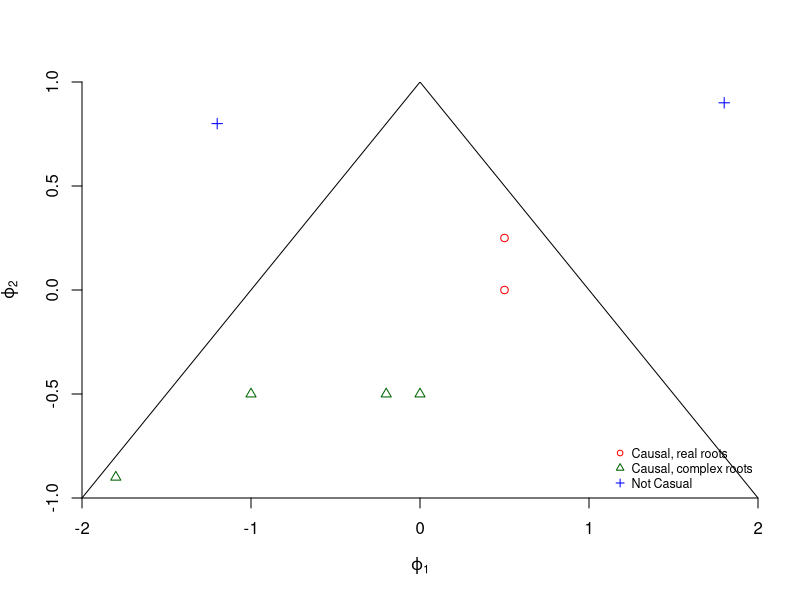

This figure's R source:
## ---- chunk 1
set.seed(1381)  
w <- rnorm(n = 200, mean = 0, sd = 1)



x <- numeric(length = 200)
x.1 <- 0
for(i in 1:length(x)) {
    x[i] <- 2*x.1 + w[i]
    x.1 <- x[i]
}

head(data.frame(x, w))
## ---- chunk 2
#Syntax for a AR(2): 1 - phi1*z - phi2*z^2 
#  phi1 = 0.5, phi2 = 0
polyroot(z = c(1, -0.5, 0))   # 1-0.5z

## ---- chunk 3
#Outside unit circle examples - causal
#phi1 = 0, phi2 = 0.5 
polyroot(z=c(1,0,-0.5)) # 1-0.5z^2
## ---- chunk 4
#phi1 = 0, phi2 = -0.5 
polyroot(z = c(1, 0, 0.5))   # 1+0.5z^2
## ---- chunk 5
#phi1 = -0.2, phi2 = -0.5
polyroot(z = c(1, 0.2, 0.5))  # 1+0.2z+0.5z^2
## ---- chunk 6
abs(polyroot(z = c(1, 0.2, 0.5))) #Check if outside 
## ---- chunk 7
sqrt((-0.2)^2+1.4^2) #Verify abs() function did it correctly

## ---- chunk 8
#phi1 = -1, phi2 = -0.5
polyroot(z = c(1, 1, 0.5))  
abs(polyroot(z = c(1, 1, 0.5))) 
## ---- chunk 9
#phi1 = -1.8, phi2 = -0.9
polyroot(z = c(1, 1.8, 0.9))  
abs(polyroot(z = c(1, 1.8, 0.9))) 
## ---- chunk 10
#phi1 = 0.5, phi2 = 0.25 
polyroot(z = c(1, -0.5, -0.25))
abs(polyroot(z = c(1, -0.5, -0.25))) 
## ---- chunk 11
# Inside unit circle examples - not causal
#phi1 = 1.8, phi2 = 0.9
polyroot(z = c(1, -1.8, -0.9))  
abs(polyroot(z = c(1, -1.8, -0.9))) 

## ---- chunk 12
#phi1 = -1.2, phi2 = 0.8
polyroot(z = c(1, 1.2, -0.8))  
abs(polyroot(z = c(1, 1.2, -0.8))) 
## ---- chunk 13
#By default, R goes 4% more on y and x-axis limits,
#  These par() options make it stop at specified limits 
par(xaxs = "i", yaxs = "i")

#dummy plot
plot(x = -2, y = -1, xlim = c(-2,2), ylim = c(-1,1), 
    type = "n", frame.plot = FALSE, xlab = 
     expression(phi1[1]), ylab = expression(phi1[2])) 

#abline() draws y = a + bx       
abline(a = 1, b = -1) #Draw line of phi2 = 1 – phi1
abline(a = 1, b =  1) #Draw line of phi2 = 1 + phi1

#Plot the phi1 and phi2 values 
points(x = 0.5, y = 0, pch = 1, col = "red") 
points(x = 0, y = -0.5, pch = 2, col = "darkgreen")
points(x = -0.2, y = -0.5, pch = 2, col = "darkgreen")
points(x = -1, y = -0.5, pch = 2, col = "darkgreen")
points(x = -1.8, y = -0.9, pch = 2, col = "darkgreen")
points(x = 0.5, y = 0.25, pch = 1, col = "red")
   
points(x = 1.8, y = 0.9, pch = 3, col = "blue")
points(x = -1.2, y = 0.8, pch = 3, col = "blue")

legend("bottomright", legend = c("Causal, real roots", 
      "Causal, complex roots", "Not Casual"), pch = 
      c(1,2,3), col = c("red", "darkgreen", "blue"), cex = 
      0.75, bty = "n")

